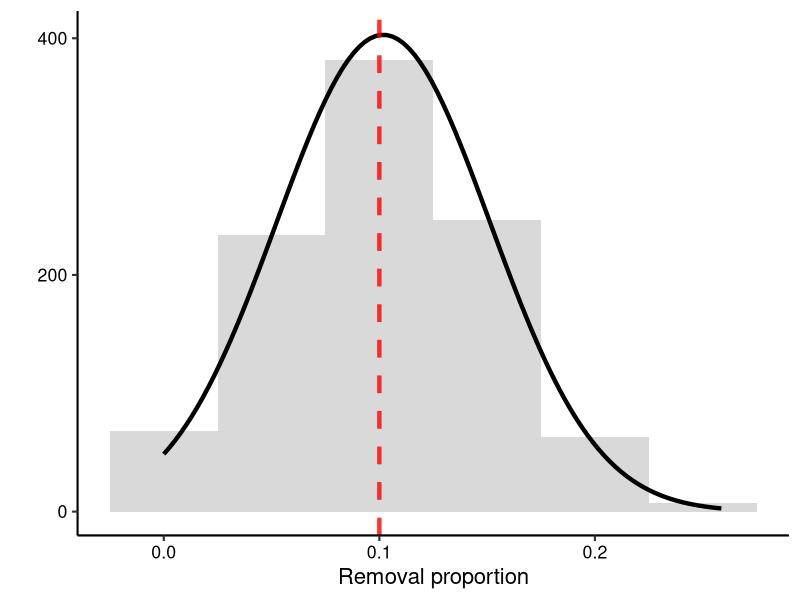
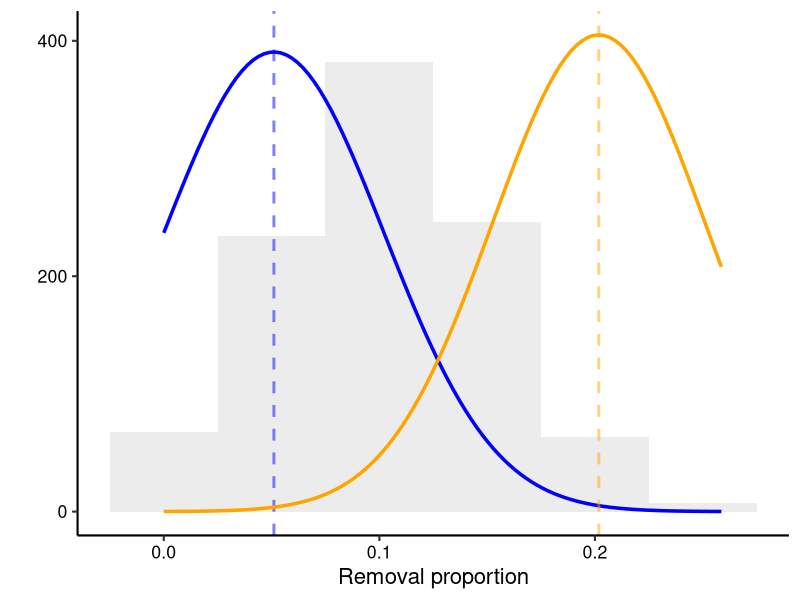

Write R code to recreate these figures, in order.
## ---- chunk 1
knitr::opts_chunk$set(echo = TRUE)
## ---- chunk 2
# Constant values - these are the same for all government scenarios
intensity = 0.7
stagedist = c( 0.110, 0.445, 0.110, 0.335 )  # as calculated from baseline projection averages
## ---- chunk 3
N = 100   # population size of 100
abundances = c(10, 45, 10, 35)  # stage abundances in order yf, af, ym, am
years = 2     # double removal example
## ---- chunk 4
goal <- round(N * intensity)    # round to ensure we only have integer badgers
print(goal)
## ---- chunk 5
year_goal <- round(goal / years)   # rounding as integer
print(year_goal)   # individuals per year
## ---- chunk 6
rem_vec <- round(year_goal * stagedist)
print(rem_vec)
## ---- chunk 7
N_rem <- sum(rem_vec)
print(N_rem)
print(year_goal) 
## ---- chunk 8
new_vec <- abundances - rem_vec
print(new_vec)
print(sum(new_vec))
## ---- chunk 9
bias = 0.15
## ---- chunk 10
bias_dist <- stagedist    # skewing stage distribution
bias_dist[2] <- bias_dist[2] + bias    # entry 2 is adult female
bias_dist[-2] <- bias_dist[-2] - (bias/length(bias_dist[-2]))
print(bias_dist)
## ---- chunk 11
rem_vec2 <- round(year_goal * bias_dist)
print(rem_vec2)
## ---- chunk 12
new_vec <- abundances - rem_vec2
print(new_vec)
print(sum(new_vec))
## ---- chunk 13
intensity = 0.1
stagedist = c( 0.110, 0.445, 0.110, 0.335 )  
## ---- chunk 14
library(ggplot2)
x <- rnorm(1000, mean = 0.1, sd= 0.05) # sample of 1000 
# trim 0 - 1
x[x < 0] <- 0
x[x > 1] <- 1
df <- as.data.frame(x)


n_obs <-  sum(!is.na(df$x))
bw <- 0.05
base.plot <- ggplot(df, aes(x)) + 
  geom_histogram(aes(y = after_stat(density)),  
                 binwidth = bw,
                 fill = "grey50", alpha= 0.3) + 
  stat_function(fun = dnorm, args = list(mean = mean(df$x), sd = sd(df$x)), 
                size = 1.5, colour = "black")+ 
  geom_vline(aes(xintercept = 0.1),                       # Adding a line to show removal year
             colour = "red", linetype = "dashed", linewidth= 1.5, alpha = 0.8) +
  labs(x = "Removal proportion") +
  theme_classic(base_size = 16) +
  theme(
    axis.text = element_text(color = "black")
  )

# rescaling y
ybreaks = seq(0,1000,200) 
# On primary axis
base.plot + 
  scale_y_continuous("", breaks = round(ybreaks / (bw * n_obs),3), labels = ybreaks )


## ---- chunk 15

## ---- chunk 16
rem_props <- rnorm(4, mean = 0.1, sd = 0.05)
rem_props[rem_props > 1] <- 1
rem_props[rem_props < 0] <- 0
print(round(rem_props), 3)
## ---- chunk 17
rem_vec3 <- floor(rem_props * abundances)
rem_vec3
## ---- chunk 18
next_vec <- abundances - rem_vec3
next_vec
## ---- chunk 19
df$unbias <- rnorm(1000, mean = 0.05, sd= 0.05)
df$bias <- rnorm(1000, mean = 0.2, sd= 0.05)
# graph limits
means <- sapply(df[c("x", "unbias", "bias")], mean, na.rm = TRUE)
sds   <- sapply(df[c("x", "unbias", "bias")], sd,   na.rm = TRUE)
min_x <- min(means - 4 * sds)
max_x <- max(means + 4 * sds)

# want to add vis of these extra means on top of base plot
bias.plot <- ggplot(df, aes(x)) + 
  geom_histogram(aes(y = after_stat(density)),  
                 binwidth = bw,
                 fill = "grey50", alpha= 0.15) + 
 # stat_function(fun = dnorm, args = list(mean = mean(df$x), sd = sd(df$x)), 
  #              size = 1.2, colour = "black", alpha = 0.5) + 
  #geom_vline(aes(xintercept = mean(df$x)),                       # Adding a line to show removal year
   #          colour = "black", linetype = "dashed", size= 1, alpha = 0.5) +
  
  stat_function(fun = dnorm, args = list(mean = mean(df$unbias), sd = sd(df$unbias)), 
                size = 1.2, colour = "blue") + 
  geom_vline(aes(xintercept = mean(df$unbias)),                       # Adding a line to show removal year
             colour = "blue", linetype = "dashed", size= 1, alpha = 0.5) +
  
  stat_function(fun = dnorm, args = list(mean = mean(df$bias), sd = sd(df$bias)), 
                size = 1.2, colour = "orange") + 
  geom_vline(aes(xintercept = mean(df$bias)),                       # Adding a line to show removal year
             colour = "orange", linetype = "dashed", size= 1, alpha = 0.5) +
  
  labs(x = "Removal proportion") +
  theme_classic(base_size = 16) +
  theme(
    axis.text = element_text(color = "black")
  )+
 # coord_cartesian(xlim = c(min_x, max_x))  + # makes sure full range of x axis included
  scale_y_continuous("", breaks = round(ybreaks / (bw * n_obs),3), labels = ybreaks )
bias.plot
## ---- chunk 20
biased <- rnorm(1, mean = (0.1 + 0.1), sd = 0.05)
unbiased <- rnorm(3, mean = (0.1 - (0.1/3)), sd = 0.05)
props = vector(length = 4)
props[2] <- biased   # entry 2 for adult fems
props[-2] <- unbiased

print(round(props), 3)
## ---- chunk 21
rem_vec4 <- floor(props * abundances)
rem_vec4
## ---- chunk 22
next_vec <- abundances - rem_vec4
next_vec
